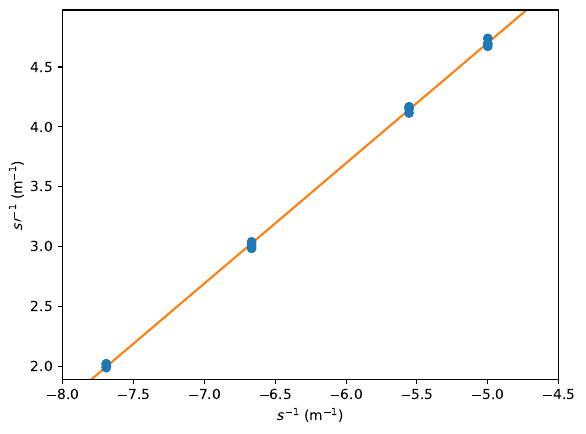

Python code for this plot:
import numpy as np
import matplotlib.pyplot as plt
from scipy.optimize import curve_fit

s = -1e-2 * np.array((15,15,15,15,
                      20,20,20,20,
                      18,18,18,18,
                      13,13,13,13))

u_s = 1e-2 * 0.1

sp = 1e-2 * np.array((32.9,33.3,33.1,33.5,
                      21.3,21.3,21.4,21.1,
                      24.0,24.1,24.3,24.0,
                      49.5,50.0,49.5,50.3))

u_sp = 1e-2 * 0.1

recta = lambda x, a, b : a + b*x

x = 1/s
u_x = u_s / s**2

popt, pcov = curve_fit(recta, x, 1/sp, sigma = u_x)

fp, slope = 1/popt[0], popt[1]
u_fp, u_slope = fp**2 * np.sqrt(np.diag(pcov))[0], np.sqrt(np.diag(pcov))[1]

print(f"fp = {fp}({u_fp})")
print(f"slope = {slope}({u_slope})")

fig, ax = plt.subplots()

x_lin = -1 * np.linspace(4.5, 8, 1000)

ax.plot(x_lin, recta(x_lin, *popt), ls = "solid", color = "tab:orange")
ax.plot(x, 1/sp, "o", color = "tab:blue")

ax.set_xlim(left = np.min(x_lin), right = np.max(x_lin))
ax.set_ylim(bottom = 0.95 * np.min(1/sp), top = 1.05 * np.max(1/sp))

ax.set_xlabel(r"$s^{-1}$ (m$^{-1}$)")
ax.set_ylabel(r"$s\prime^{-1}$ (m$^{-1}$)")

fig.savefig("optica/instrumentos_opticos/obxeto_imaxe.pdf", dpi = 300, bbox_inches = "tight")
